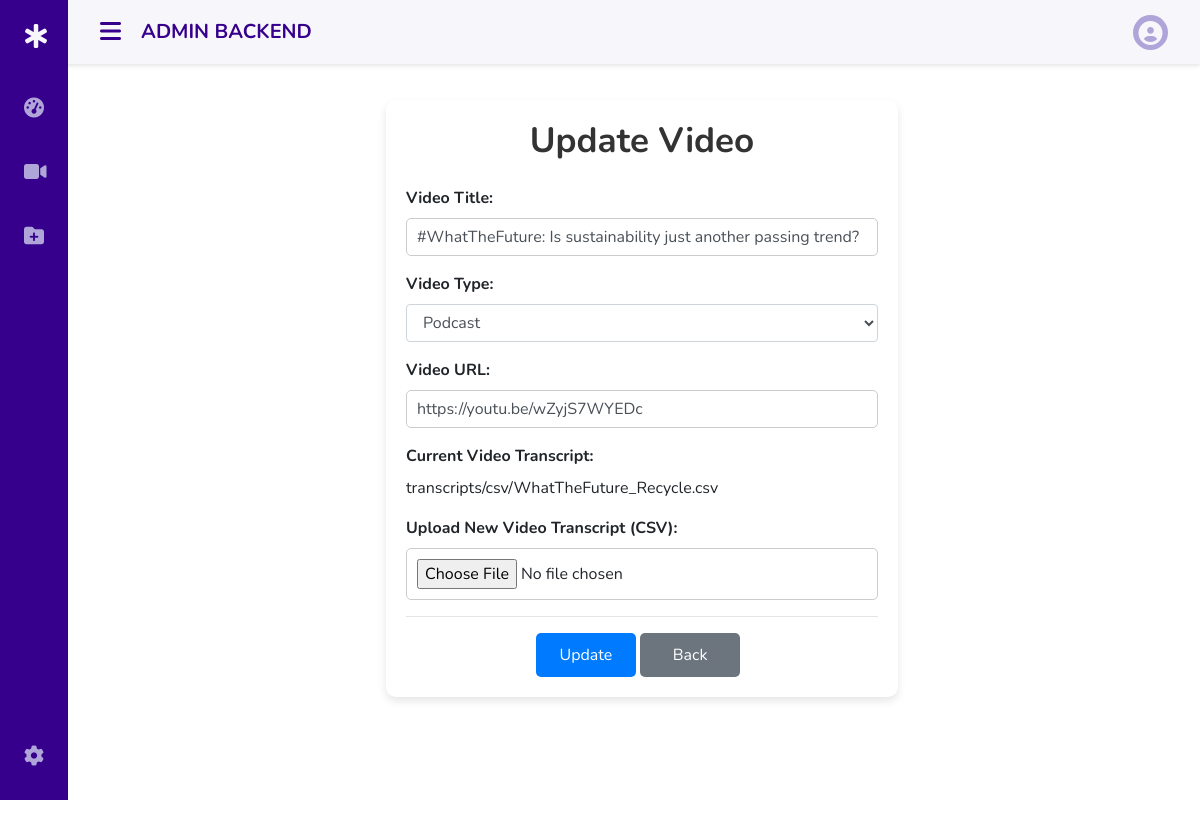
Screenshot of /update/11/ with the database file from the repository.
### app/models.py (models this page shows, shortened)
class Video(models.Model):
    VideoID = models.AutoField(primary_key=True)  # Assuming thr field to be an auto-incrementing numeric ID.
    VideoTitle = models.TextField()
    VideoType = models.TextField()
    VideoURL = models.URLField()
    VideoTranscript = models.FileField(upload_to='transcripts/csv/')  # The csv file will be uploaded to the 'transcripts/csv/' directory within the project.

### app/views.py (the view)
# urls.py: path('update/<int:pk>/', views.update_video, name='update_video'),
def update_video(request, pk):
    video = get_object_or_404(Video, pk=pk)
    if request.method == 'POST':
        form = VideoForm(request.POST, request.FILES, instance=video)
        if form.is_valid():
            form.save()
            return redirect('view_video')
    else:
        form = VideoForm(instance=video)
    return render(request, 'update_video.html', {'form': form})

### app/forms.py
class VideoForm(forms.ModelForm):
    VideoType_Choices = [
        ('Speech', 'Speech'),
        ('Webinar', 'Webinar'),
        ('Dialogue', 'Dialogue'),
        ('Podcast', 'Podcast'),
    ]
    VideoType = forms.ChoiceField(choices=VideoType_Choices, required=True)
    class Meta:
        model = Video
        fields = ['VideoTitle', 'VideoType', 'VideoURL', 'VideoTranscript']

### app/templates/update_video.html (shortened to what this page needs)
{% extends 'backend.html' %}
{% block content %}
<div class="container mt-5">
    <div class="row justify-content-center">
        <div class="col-md-6">
            <div class="card">
                <div class="card-body">
                    <h1 class="page-title text-center mb-4">Update Video</h1>
                    <form method="post" enctype="multipart/form-data" class="video-form" onsubmit="return confirm('Proceed to update?');">
                        <div class="mb-3">
                            <label for="{{ form.VideoTitle.id_for_label }}" class="form-label">Video Title:</label>
                            <input type="text" id="{{ form.VideoTitle.id_for_label }}" name="{{ form.VideoTitle.html_name }}" class="form-control" required value="{{ form.VideoTitle.value }}">
                        </div>
                        <div class="mb-3">
                            <label for="{{ form.VideoType.id_for_label }}" class="form-label">Video Type:</label>
                            <select id="{{ form.VideoType.id_for_label }}" name="{{ form.VideoType.html_name }}" class="form-control" required>
                                {% for value, label in form.VideoType.field.choices %}
                                    <option value="{{ value }}" {% if value == form.VideoType.value %}selected{% endif %}>{{ label }}</option>
                                {% endfor %}
                            </select>
                        </div>
                        <div class="mb-3">
                            <label for="{{ form.VideoURL.id_for_label }}" class="form-label">Video URL:</label>
                            <input type="url" id="{{ form.VideoURL.id_for_label }}" name="{{ form.VideoURL.html_name }}" class="form-control" required value="{{ form.VideoURL.value }}">
                        </div>
                        <div class="mb-3">
                            <label for="{{ form.VideoTranscript.id_for_label }}" class="form-label">Current Video Transcript:</label>
                            {% if form.instance.VideoTranscript %}
                                <p>{{ form.instance.VideoTranscript }}</p>
                            {% else %}
                                <p>No file uploaded.</p>
                            {% endif %}
                            <label for="{{ form.VideoTranscript.id_for_label }}" class="form-label">Upload New Video Transcript (CSV):</label>
                            <input type="file" id="{{ form.VideoTranscript.id_for_label }}" name="{{ form.VideoTranscript.html_name }}" class="form-control-file" accept=".csv">
                        </div>
                        <hr>
                        <div class="text-center">
                            <button type="submit" class="btn btn-primary">Update</button>
                            <a href="{% url 'view_video' %}" class="btn btn-secondary mr-2">Back</a>
                        </div>
                    </form>
                </div>
            </div>
        </div>
    </div>
</div>
{% endblock %}

### app/templates/update_video.html (style rules this page uses)
.page-title { font-size: 35px; font-weight: bold; color: #333; }
.card { border: none; border-radius: 10px; box-shadow: 0px 4px 8px rgba(0, 0, 0, 0.1); }
.video-form .form-label { font-weight: bold; }
input[type="text"], input[type="url"], input[type="file"] { width: 100%; padding: 10px; border: 1px solid #ccc; border-radius: 5px; font-size: 16px; }
.btn-primary { width: 100px; background-color: #007bff; color: #fff; border: none; border-radius: 5px; padding: 10px 20px; font-size: 16px; cursor: pointer; }
.btn-secondary { width: 100px; background-color: #6c757d; color: #fff; border: none; border-radius: 5px; padding: 10px 20px; font-size: 16px; cursor: pointer; }

### app/templates/backend.html (style rules this page uses)
:root { --header-height: 3rem; --nav-width: 68px; --first-color: #36008d; --first-color-light: #AFA5D9; --white-color: #F7F6FB; --body-font: 'Nunito', sans-serif; --normal-font-size: 1rem; --z-fixed: 100 }
body { position: relative; margin: var(--header-height) 0 0 0; padding: 0 1rem; font-family: var(--body-font); font-size: var(--normal-font-size); transition: .5s }
a { text-decoration: none }
@media screen and (min-width: 768px) { body { margin: calc(var(--header-height) + 1rem) 0 0 0; padding-left: calc(var(--nav-width) + 2rem) } }

### rows the page displays
Video: VideoTitle "#WhatTheFuture: Is sustainability just another passing trend?", VideoType "Podcast", VideoURL "https://youtu.be/wZyjS7WYEDc", instance.VideoTranscript "transcripts/csv/WhatTheFuture_Recycle.csv"
